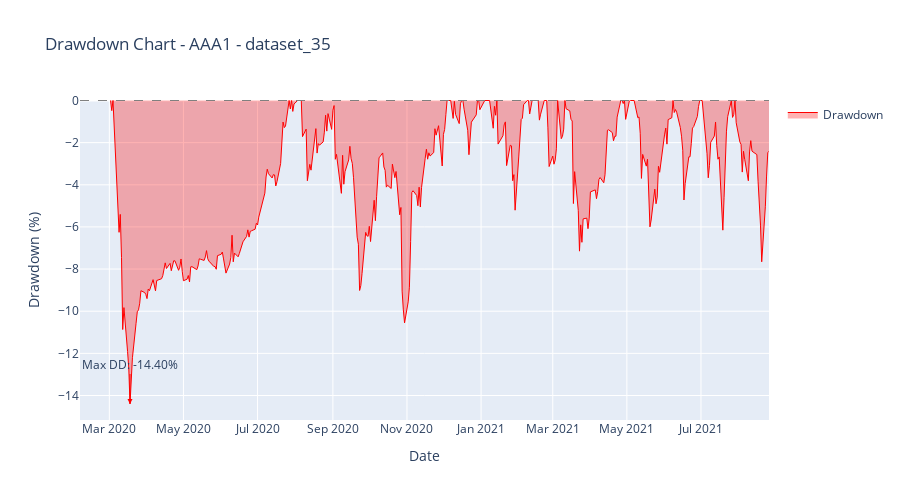

The notebook cell this image was saved under:
### Code cell
# Calculate Drawdown

running_max = strategy_cum_returns[dataset_name].cummax()
drawdown = (strategy_cum_returns[dataset_name] - running_max) / running_max
drawdown.index = pd.to_datetime(x_dates)
# Create drawdown chart
fig_dd = go.Figure()

# Add drawdown area
fig_dd.add_trace(go.Scatter(
    x=drawdown.index,
    y=drawdown * 100,  # Convert to percentage
    fill='tozeroy',
    name='Drawdown',
    line=dict(color='red', width=1),
    fillcolor='rgba(255, 0, 0, 0.3)',
    hovertemplate='Date: %{x}<br>Drawdown: %{y:.2f}%<extra></extra>'
))

# Add zero line
fig_dd.add_hline(y=0, line_dash="dash", line_color="gray", line_width=1)

# Calculate key drawdown statistics
max_drawdown = drawdown.min() * 100
max_dd_date = drawdown.idxmin()
current_drawdown = drawdown.iloc[-1] * 100

# Add annotations for max drawdown
fig_dd.add_annotation(
    x=max_dd_date,
    y=max_drawdown,
    text=f'Max DD: {max_drawdown:.2f}%',
    showarrow=True,
    arrowhead=2,
    arrowcolor='red',
    ax=0,
    ay=-40
)

fig_dd.update_layout(
    title=f'Drawdown Chart - {analyze_strategy} - {dataset_name}',
    xaxis_title='Date',
    yaxis_title='Drawdown (%)',
    height=500,
    showlegend=True,
    hovermode='x unified'
)

# Display statistics
display(Markdown(f"""
### Drawdown Statistics for {dataset_name}
- **Maximum Drawdown:** {max_drawdown:.2f}%
- **Max Drawdown Date:** {max_dd_date.strftime('%Y-%m-%d')}
- **Current Drawdown:** {current_drawdown:.2f}%
- **Average Drawdown:** {(drawdown[drawdown < 0].mean() * 100):.2f}%
"""))

pyoff.iplot(fig_dd)

### Figure 1 — Plotly figure (JSON) as saved in the notebook; plotly's stock layout.template omitted (floating-point values rounded to 4 significant figures; data arrays with more than 128 entries replaced by an {"elided": "..."} marker saying what was removed)
{"data": [{"fill": "tozeroy", "fillcolor": "rgba(255, 0, 0, 0.3)", "hovertemplate": "Date: %{x}<br>Drawdown: %{y:.2f}%<extra></extra>", "line": {"color": "red", "width": 1}, "name": "Drawdown", "type": "scatter", "x": {"elided": "377 str values"}, "y": {"elided": "377 float values"}}], "layout": {"annotations": [{"arrowcolor": "red", "arrowhead": 2, "ax": 0, "ay": -40, "showarrow": true, "text": "Max DD: -14.40%", "x": "2020-03-18T00:00:00", "y": -14.4}], "height": 500, "hovermode": "x unified", "shapes": [{"line": {"color": "gray", "dash": "dash", "width": 1}, "type": "line", "x0": 0, "x1": 1, "xref": "x domain", "y0": 0, "y1": 0, "yref": "y"}], "showlegend": true, "title": {"text": "Drawdown Chart - AAA1 - dataset_35"}, "xaxis": {"title": {"text": "Date"}}, "yaxis": {"title": {"text": "Drawdown (%)"}}}}
